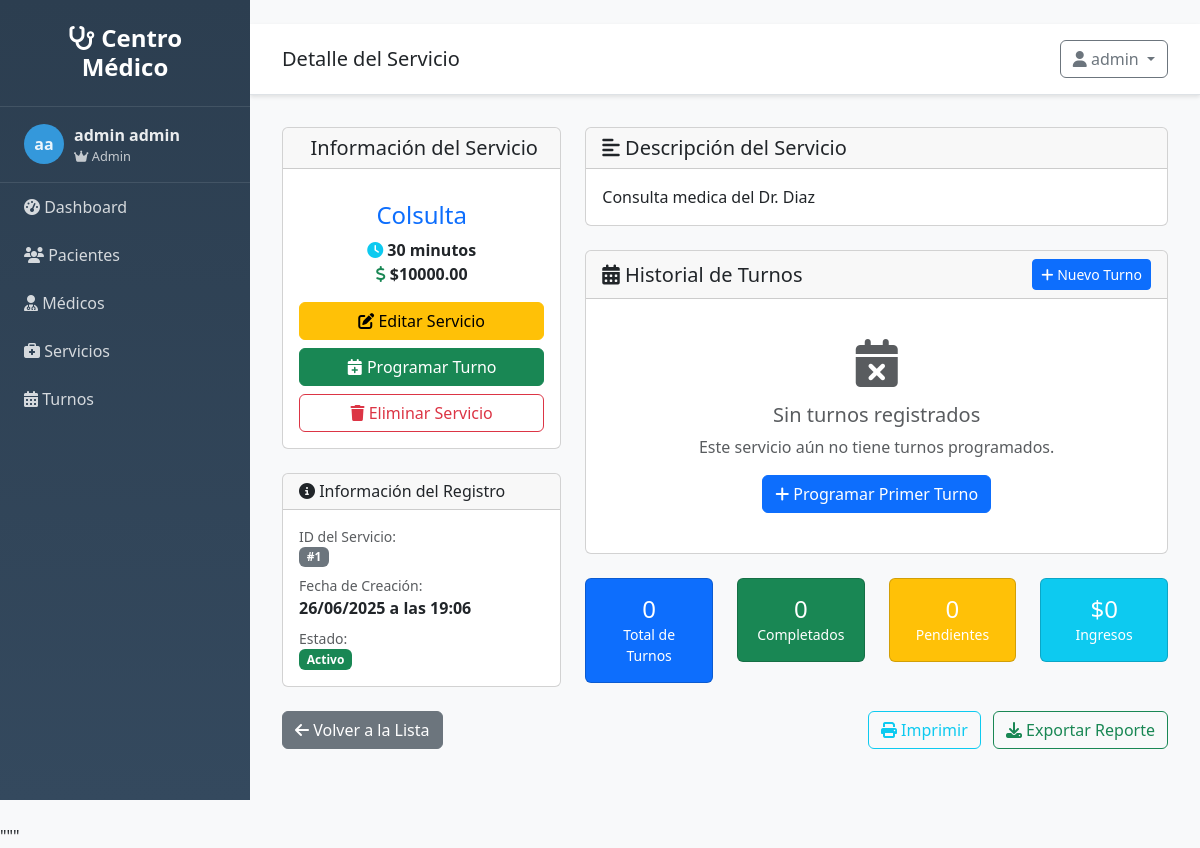
/servicios/1 (signed in), run on an earlier commit of the app's database.
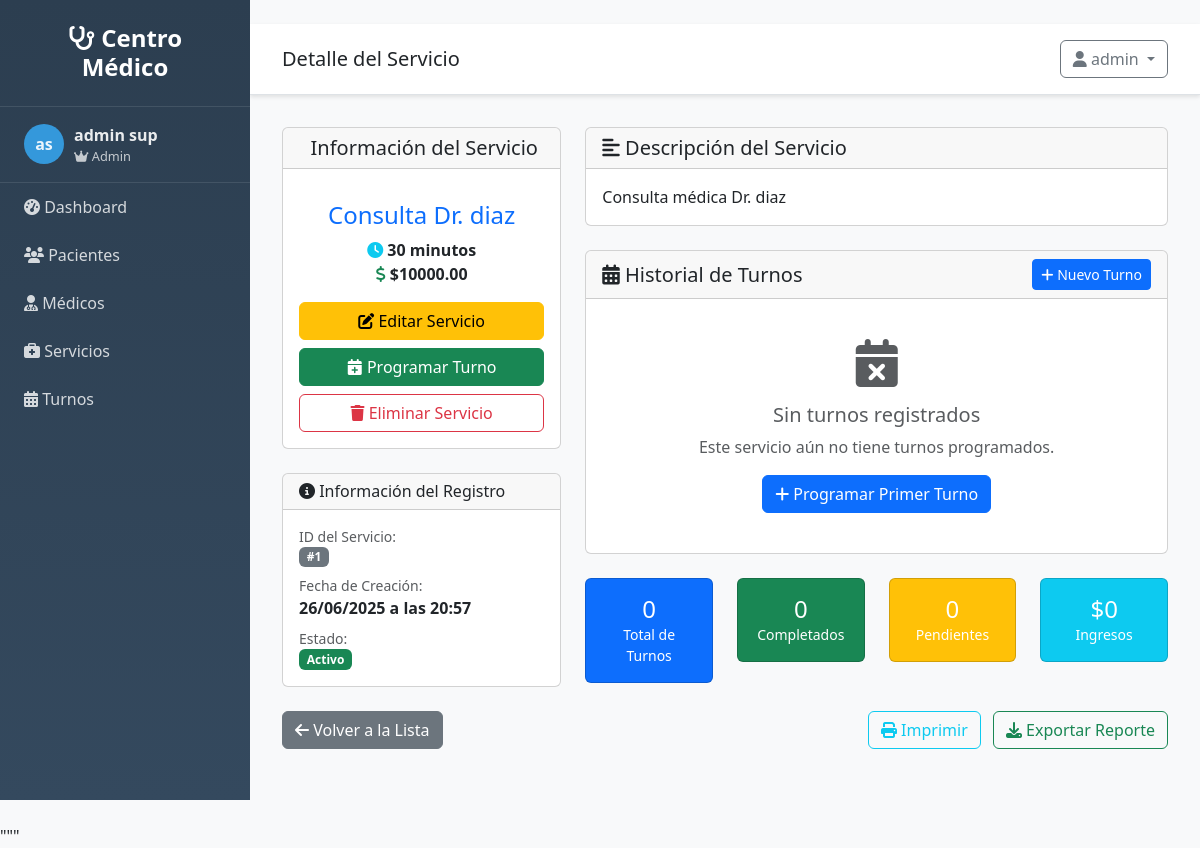
And on a later commit of the database.
### src/models/usuario.py (models this page shows, shortened)
class Usuario(UserMixin, db.Model):
    __tablename__ = 'usuarios'
    id = db.Column(db.Integer, primary_key=True)
    username = db.Column(db.String(80), unique=True, nullable=False)
    email = db.Column(db.String(120), unique=True, nullable=False)
    password_hash = db.Column(db.String(255), nullable=False)
    nombre = db.Column(db.String(100), nullable=False)
    apellido = db.Column(db.String(100), nullable=False)
    rol = db.Column(db.String(20), default='usuario')
    activo = db.Column(db.Boolean, default=True)
    ultimo_login = db.Column(db.DateTime)
    fecha_creacion = db.Column(db.DateTime, default=datetime.utcnow)
    @property
    def nombre_completo(self):
        return f"{self.nombre} {self.apellido}"
    def is_admin(self):
        return self.rol == 'admin'

### src/models/servicio.py (models this page shows, shortened)
class Servicio(db.Model):
    __tablename__ = 'servicios'
    id = db.Column(db.Integer, primary_key=True)
    nombre = db.Column(db.String(100), nullable=False)
    descripcion = db.Column(db.Text, nullable=True)
    precio = db.Column(db.Numeric(10, 2), nullable=False, default=0.00)
    duracion = db.Column(db.Integer, nullable=False, default=60)  # duración en minutos
    activo = db.Column(db.Boolean, default=True)
    fecha_creacion = db.Column(db.DateTime, default=datetime.utcnow)
    categoria_id = db.Column(db.Integer, db.ForeignKey('categorias.id'), nullable=True)
    turnos = db.relationship('Turno', backref='servicio', lazy=True)

### src/routes/servicios.py (the view)
@servicios_bp.route('/<int:id>')
@login_required
def detalle(id):
    servicio = ServicioService.get_servicio_by_id(id)
    if not servicio:
        flash('Servicio no encontrado', 'error')
        return redirect(url_for('servicios.listar'))
    return render_template('servicios/detalle.html', servicio=servicio)

### src/app.py (called while the page is built)
def create_app(config=None):
    app = Flask(__name__,
                template_folder='../templates',
                static_folder='../static')
    if config:
        app.config.update(config)
    else:
        app.config.from_object(Config)
    init_db(app)
    init_auth(app)
    @app.context_processor
    def inject_user():
        from flask_login import current_user
        return dict(
            current_user=current_user,
            today=date.today(),
            now=datetime.now()
        )
    register_blueprints(app)
    register_template_filters(app)
    register_error_handlers(app)
    @app.route('/')
    def root():
        if current_user.is_authenticated:
            return redirect(url_for('main.index'))
        return redirect(url_for('auth.login'))
    return app

### src/auth.py (called while the page is built)
@login_manager.user_loader
def load_user(user_id):
    try:
        from src.models.usuario import Usuario
        return Usuario.query.get(int(user_id))
    except:
        return None

### src/services/servicio_service.py (called while the page is built)
    @staticmethod
    def get_servicio_by_id(id):
        return Servicio.query.filter_by(id=id, activo=True).first()

### templates/servicios/detalle.html (shortened to what the changed rows need)
{% extends "base.html" %}
{% block content %}
<div class="row">
    <div class="col-md-4">
        <div class="card">
            <div class="card-body text-center">
                <h4 class="text-primary">{{ servicio.nombre }}</h4>
                <div class="service-details mb-3">
                    <div class="detail-item">
                        <i class="fas fa-clock text-info"></i>
                        <strong>{{ servicio.duracion }} minutos</strong>
                    </div>
                    <div class="detail-item">
                        <i class="fas fa-dollar-sign text-success"></i>
                        <strong>${{ "%.2f"|format(servicio.precio) }}</strong>
                    </div>
                </div>
                <div class="d-grid gap-2">
                    <a href="{{ url_for('servicios.editar', id=servicio.id) }}" class="btn btn-warning">
                    </a>
                    <a href="{{ url_for('turnos.nuevo') }}?servicio_id={{ servicio.id }}" class="btn btn-success">
                    </a>
                    <button class="btn btn-outline-danger" onclick="eliminarServicio({{ servicio.id }}, '{{ servicio.nombre }}')">
                    </button>
                </div>
            </div>
        </div>
        <div class="card mt-4">
            <div class="card-body">
                <div class="mb-2">
                    <small class="text-muted">ID del Servicio:</small><br>
                    <span class="badge bg-secondary">#{{ servicio.id }}</span>
                </div>
                <div class="mb-2">
                    <small class="text-muted">Fecha de Creación:</small><br>
                    <strong>{{ servicio.fecha_creacion.strftime('%d/%m/%Y a las %H:%M') if servicio.fecha_creacion else 'No disponible' }}</strong>
                </div>
            </div>
        </div>
    </div>
    <div class="col-md-8">
        {% if servicio.descripcion %}
        <div class="card mb-4">
            <div class="card-header">
                <h5 class="card-title mb-0">
                    <i class="fas fa-align-left"></i> Descripción del Servicio
                </h5>
            </div>
            <div class="card-body">
                <p class="mb-0">{{ servicio.descripcion }}</p>
            </div>
        </div>
        {% endif %}
    </div>
</div>
{% endblock %}

### templates/base.html (shortened to what this page needs)
<!DOCTYPE html>
<html lang="es">
<head>
    <link href="https://cdn.jsdelivr.net/npm/bootstrap@5.3.0/dist/css/bootstrap.min.css" rel="stylesheet">
    <link href="https://cdnjs.cloudflare.com/ajax/libs/font-awesome/6.4.0/css/all.min.css" rel="stylesheet">
</head>
<body>
    <nav class="sidebar" id="sidebar">
        <div class="logo">
            <h4><i class="fas fa-stethoscope"></i> Centro Médico</h4>
        </div>
        {% if current_user and current_user.is_authenticated %}
        <div class="user-info">
            <div class="user-avatar">
                {{ current_user.nombre[0] if current_user.nombre else 'U' }}{{ current_user.apellido[0] if current_user.apellido else 'S' }}
            </div>
            <div>
                <div class="fw-bold">{{ current_user.nombre_completo if current_user.nombre_completo else 'Usuario' }}</div>
                <div style="font-size: 0.8em; opacity: 0.8;">
                    {% if current_user.is_admin and current_user.is_admin() %}
                        <i class="fas fa-crown"></i> Admin
                    {% elif current_user.is_medico and current_user.is_medico() %}
                        <i class="fas fa-user-md"></i> Médico
                    {% else %}
                        <i class="fas fa-user"></i> Usuario
                    {% endif %}
                </div>
            </div>
        </div>
        {% endif %}
        <ul class="nav flex-column">
            <li class="nav-item">
                <a class="nav-link" href="{{ url_for('main.index') }}">
                    <i class="fas fa-tachometer-alt"></i> Dashboard
                </a>
            </li>
            {% if current_user and current_user.is_authenticated %}
            <li class="nav-item">
                <a class="nav-link" href="{{ url_for('clientes.listar') if url_for else '#' }}">
                    <i class="fas fa-users"></i> Pacientes
                </a>
            </li>
            <li class="nav-item">
                <a class="nav-link" href="{{ url_for('profesionales.listar') if url_for else '#' }}">
                    <i class="fas fa-user-md"></i> Médicos
                </a>
            </li>
            <li class="nav-item">
                <a class="nav-link" href="{{ url_for('servicios.listar') if url_for else '#' }}">
                    <i class="fas fa-briefcase-medical"></i> Servicios
                </a>
            </li>
            <li class="nav-item">
                <a class="nav-link" href="{{ url_for('turnos.listar') if url_for else '#' }}">
                    <i class="fas fa-calendar-alt"></i> Turnos
                </a>
            </li>
            {% endif %}
        </ul>
    </nav>
    <div class="main-content">
        <div class="top-navbar d-flex justify-content-between align-items-center">
            <div>
                <h5 class="mb-0">{% block page_title %}Sistema de Gestión{% endblock %}</h5>
            </div>
            <div class="dropdown">
                <button class="btn btn-outline-secondary dropdown-toggle" type="button" data-bs-toggle="dropdown">
                    <i class="fas fa-user"></i>
                    {% if current_user and current_user.is_authenticated %}
                        {{ current_user.nombre if current_user.nombre else 'Usuario' }}
                    {% else %}
                        Invitado
                    {% endif %}
                </button>
            </div>
        </div>
        <div class="content-wrapper">
            {% block content %}{% endblock %}
        </div>
    </div>
</body>
</html>

What changed in the data, as far as the page shows it:
changed Usuario "admin": apellido "a" → "s"; nombre+apellido "admin admin" → "admin sup"
changed Servicio id 1: nombre "Colsulta" → "Consulta Dr. diaz"; fecha_creacion "26/06/2025 a las 19:06" → "26/06/2025 a las 20:57"; descripcion "Consulta medica del Dr. Diaz" → "Consulta médica Dr. diaz"
